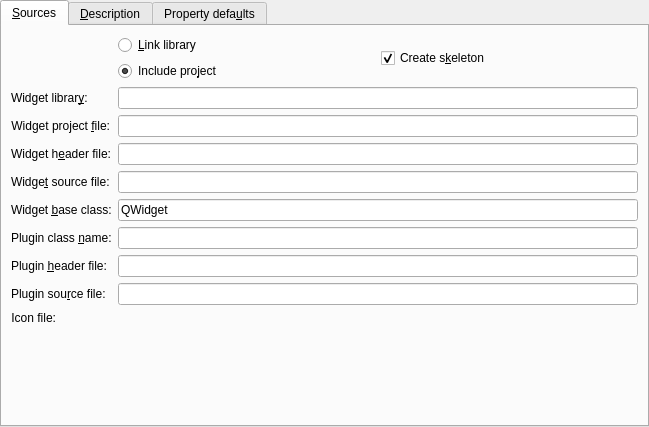
<?xml version="1.0" encoding="UTF-8"?>
<ui version="4.0">
 <class>Qt4ProjectManager::Internal::ClassDefinition</class>
 <widget class="QTabWidget" name="Qt4ProjectManager::Internal::ClassDefinition">
  <property name="enabled">
   <bool>true</bool>
  </property>
  <property name="geometry">
   <rect>
    <x>0</x>
    <y>0</y>
    <width>649</width>
    <height>427</height>
   </rect>
  </property>
  <property name="windowTitle">
   <string>Form</string>
  </property>
  <property name="whatsThis">
   <string>The header file</string>
  </property>
  <property name="currentIndex">
   <number>0</number>
  </property>
  <widget class="QWidget" name="sourceTab">
   <attribute name="title">
    <string>&amp;Sources</string>
   </attribute>
   <layout class="QVBoxLayout" name="verticalLayout">
    <item>
     <layout class="QFormLayout" name="formLayout">
      <item row="1" column="0">
       <widget class="QLabel" name="widgetLibraryLabel">
        <property name="text">
         <string>Widget librar&amp;y:</string>
        </property>
        <property name="buddy">
         <cstring>widgetLibraryEdit</cstring>
        </property>
       </widget>
      </item>
      <item row="1" column="1">
       <widget class="QLineEdit" name="widgetLibraryEdit"/>
      </item>
      <item row="2" column="0">
       <widget class="QLabel" name="widgetProjectLabel">
        <property name="text">
         <string>Widget project &amp;file:</string>
        </property>
        <property name="alignment">
         <set>Qt::AlignRight|Qt::AlignTrailing|Qt::AlignVCenter</set>
        </property>
        <property name="buddy">
         <cstring>widgetProjectEdit</cstring>
        </property>
       </widget>
      </item>
      <item row="2" column="1">
       <widget class="QLineEdit" name="widgetProjectEdit"/>
      </item>
      <item row="3" column="0">
       <widget class="QLabel" name="widgetHeaderLabel">
        <property name="text">
         <string>Widget h&amp;eader file:</string>
        </property>
        <property name="alignment">
         <set>Qt::AlignRight|Qt::AlignTrailing|Qt::AlignVCenter</set>
        </property>
        <property name="buddy">
         <cstring>widgetHeaderEdit</cstring>
        </property>
       </widget>
      </item>
      <item row="3" column="1">
       <widget class="QLineEdit" name="widgetHeaderEdit">
        <property name="whatsThis">
         <string>The header file has to be specified in source code.</string>
        </property>
       </widget>
      </item>
      <item row="4" column="0">
       <widget class="QLabel" name="widgetSourceLabel">
        <property name="text">
         <string>Widge&amp;t source file:</string>
        </property>
        <property name="buddy">
         <cstring>widgetSourceEdit</cstring>
        </property>
       </widget>
      </item>
      <item row="4" column="1">
       <widget class="QLineEdit" name="widgetSourceEdit"/>
      </item>
      <item row="5" column="0">
       <widget class="QLabel" name="widgetBaseClassLabel">
        <property name="text">
         <string>Widget &amp;base class:</string>
        </property>
        <property name="buddy">
         <cstring>widgetBaseClassEdit</cstring>
        </property>
       </widget>
      </item>
      <item row="5" column="1">
       <widget class="QLineEdit" name="widgetBaseClassEdit">
        <property name="text">
         <string>QWidget</string>
        </property>
       </widget>
      </item>
      <item row="6" column="0">
       <widget class="QLabel" name="pluginClassLabel">
        <property name="text">
         <string>Plugin class &amp;name:</string>
        </property>
        <property name="buddy">
         <cstring>pluginClassEdit</cstring>
        </property>
       </widget>
      </item>
      <item row="6" column="1">
       <widget class="QLineEdit" name="pluginClassEdit"/>
      </item>
      <item row="7" column="0">
       <widget class="QLabel" name="pluginHeaderLabel">
        <property name="text">
         <string>Plugin &amp;header file:</string>
        </property>
        <property name="buddy">
         <cstring>pluginHeaderEdit</cstring>
        </property>
       </widget>
      </item>
      <item row="7" column="1">
       <widget class="QLineEdit" name="pluginHeaderEdit"/>
      </item>
      <item row="8" column="0">
       <widget class="QLabel" name="pluginSourceLabel">
        <property name="text">
         <string>Plugin sou&amp;rce file:</string>
        </property>
        <property name="buddy">
         <cstring>pluginSourceEdit</cstring>
        </property>
       </widget>
      </item>
      <item row="8" column="1">
       <widget class="QLineEdit" name="pluginSourceEdit"/>
      </item>
      <item row="9" column="0">
       <widget class="QLabel" name="iconLabel">
        <property name="text">
         <string>Icon file:</string>
        </property>
        <property name="alignment">
         <set>Qt::AlignRight|Qt::AlignTrailing|Qt::AlignVCenter</set>
        </property>
       </widget>
      </item>
      <item row="9" column="1">
       <widget class="Utils::PathChooser" name="iconPathChooser"/>
      </item>
      <item row="0" column="1">
       <layout class="QGridLayout" name="gridLayout">
        <item row="0" column="0">
         <widget class="QRadioButton" name="libraryRadio">
          <property name="text">
           <string>&amp;Link library</string>
          </property>
          <property name="checked">
           <bool>false</bool>
          </property>
         </widget>
        </item>
        <item row="0" column="1" rowspan="2">
         <widget class="QCheckBox" name="skeletonCheck">
          <property name="text">
           <string>Create s&amp;keleton</string>
          </property>
          <property name="checked">
           <bool>true</bool>
          </property>
         </widget>
        </item>
        <item row="1" column="0">
         <widget class="QRadioButton" name="includeRadio">
          <property name="text">
           <string>Include pro&amp;ject</string>
          </property>
          <property name="checked">
           <bool>true</bool>
          </property>
         </widget>
        </item>
       </layout>
      </item>
     </layout>
    </item>
   </layout>
  </widget>
  <widget class="QWidget" name="descriptionTab">
   <attribute name="title">
    <string>&amp;Description</string>
   </attribute>
   <layout class="QFormLayout" name="formLayout_2">
    <property name="fieldGrowthPolicy">
     <enum>QFormLayout::ExpandingFieldsGrow</enum>
    </property>
    <item row="0" column="0">
     <widget class="QLabel" name="label_2">
      <property name="text">
       <string>G&amp;roup:</string>
      </property>
      <property name="buddy">
       <cstring>groupEdit</cstring>
      </property>
     </widget>
    </item>
    <item row="0" column="1">
     <widget class="QLineEdit" name="groupEdit"/>
    </item>
    <item row="1" column="0">
     <widget class="QLabel" name="label_3">
      <property name="text">
       <string>&amp;Tooltip:</string>
      </property>
      <property name="buddy">
       <cstring>tooltipEdit</cstring>
      </property>
     </widget>
    </item>
    <item row="1" column="1">
     <widget class="QLineEdit" name="tooltipEdit"/>
    </item>
    <item row="2" column="0">
     <widget class="QLabel" name="label_4">
      <property name="text">
       <string>W&amp;hat's this:</string>
      </property>
      <property name="buddy">
       <cstring>whatsthisEdit</cstring>
      </property>
     </widget>
    </item>
    <item row="2" column="1">
     <widget class="QTextEdit" name="whatsthisEdit">
      <property name="sizePolicy">
       <sizepolicy hsizetype="Expanding" vsizetype="Expanding">
        <horstretch>0</horstretch>
        <verstretch>0</verstretch>
       </sizepolicy>
      </property>
      <property name="minimumSize">
       <size>
        <width>0</width>
        <height>36</height>
       </size>
      </property>
      <property name="maximumSize">
       <size>
        <width>16777215</width>
        <height>100</height>
       </size>
      </property>
     </widget>
    </item>
    <item row="3" column="1">
     <widget class="QCheckBox" name="containerCheck">
      <property name="text">
       <string>The widget is a &amp;container</string>
      </property>
     </widget>
    </item>
   </layout>
  </widget>
  <widget class="QWidget" name="propertyDefaults">
   <attribute name="title">
    <string>Property defa&amp;ults</string>
   </attribute>
   <layout class="QGridLayout" name="gridLayout_3">
    <item row="1" column="0">
     <widget class="QTextEdit" name="domXmlEdit"/>
    </item>
    <item row="0" column="0">
     <widget class="QLabel" name="label_6">
      <property name="text">
       <string>dom&amp;XML:</string>
      </property>
      <property name="buddy">
       <cstring>domXmlEdit</cstring>
      </property>
     </widget>
    </item>
   </layout>
  </widget>
 </widget>
 <customwidgets>
  <customwidget>
   <class>Utils::PathChooser</class>
   <extends>QWidget</extends>
   <header location="global">utils/pathchooser.h</header>
  </customwidget>
 </customwidgets>
 <tabstops>
  <tabstop>libraryRadio</tabstop>
  <tabstop>includeRadio</tabstop>
  <tabstop>skeletonCheck</tabstop>
  <tabstop>widgetLibraryEdit</tabstop>
  <tabstop>widgetProjectEdit</tabstop>
  <tabstop>widgetHeaderEdit</tabstop>
  <tabstop>widgetSourceEdit</tabstop>
  <tabstop>widgetBaseClassEdit</tabstop>
  <tabstop>pluginClassEdit</tabstop>
  <tabstop>pluginHeaderEdit</tabstop>
  <tabstop>pluginSourceEdit</tabstop>
  <tabstop>groupEdit</tabstop>
  <tabstop>tooltipEdit</tabstop>
  <tabstop>whatsthisEdit</tabstop>
  <tabstop>containerCheck</tabstop>
  <tabstop>domXmlEdit</tabstop>
 </tabstops>
 <resources/>
 <connections/>
</ui>
